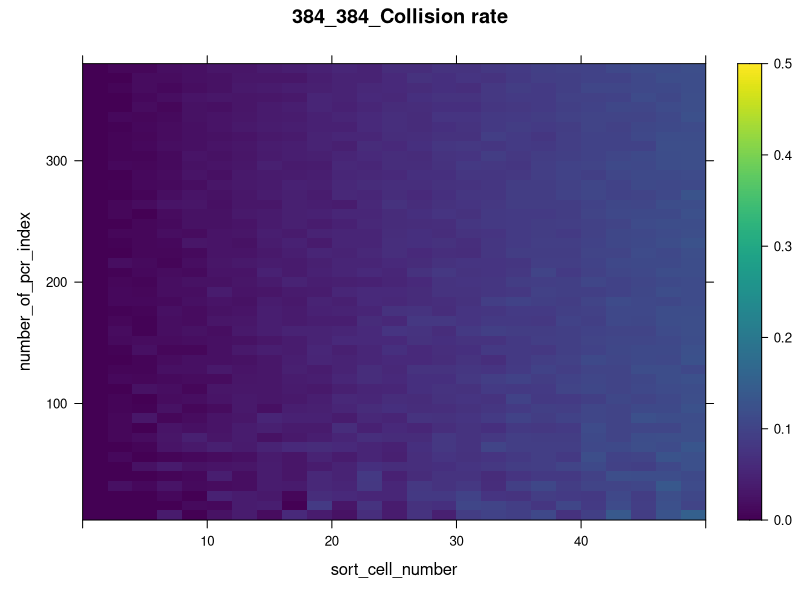
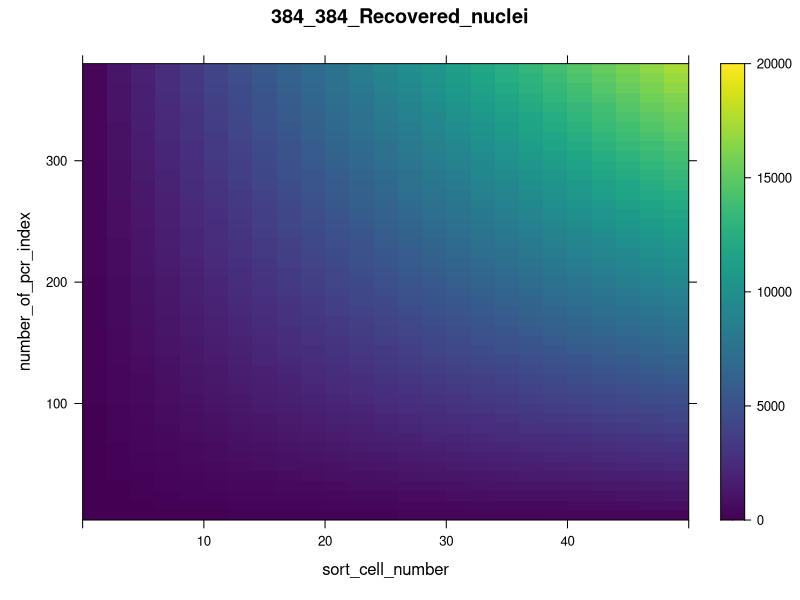
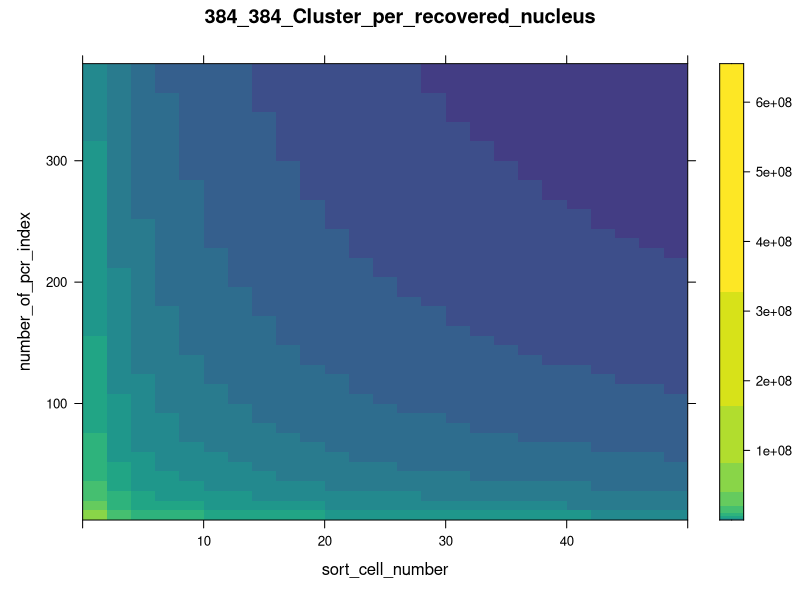
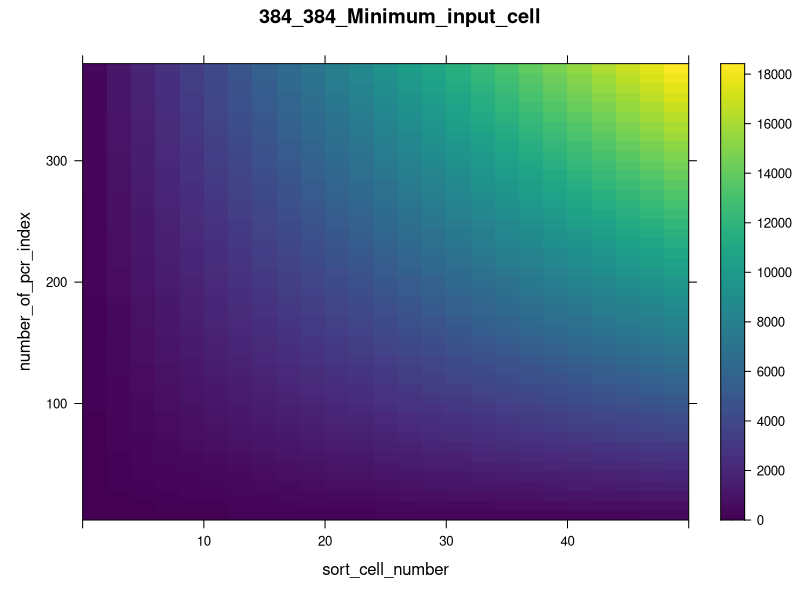
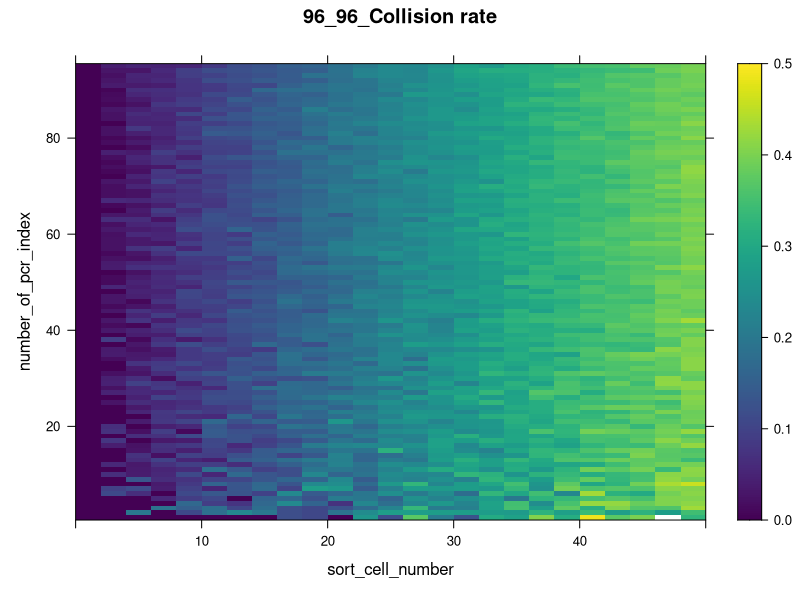
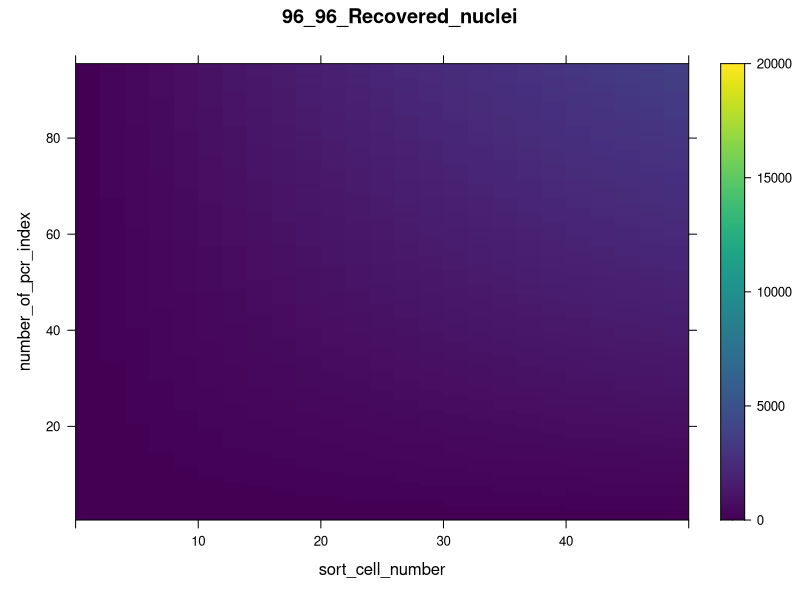
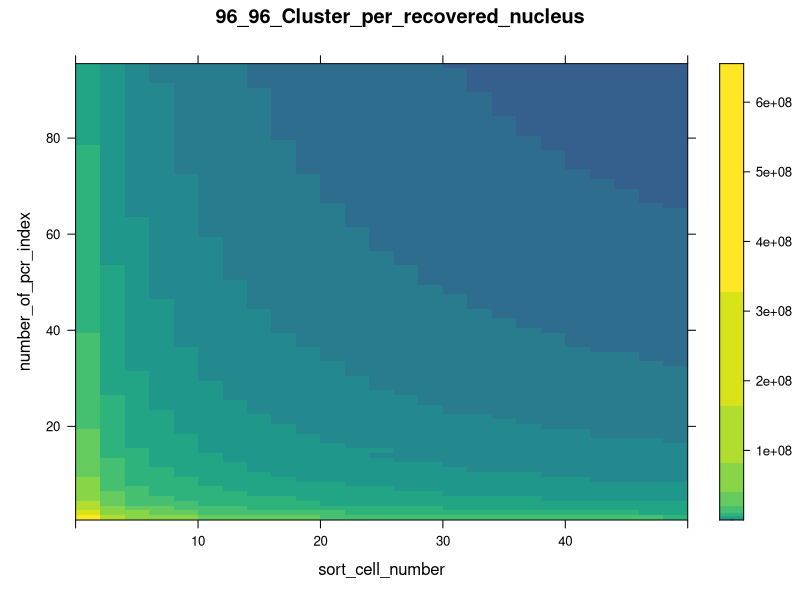
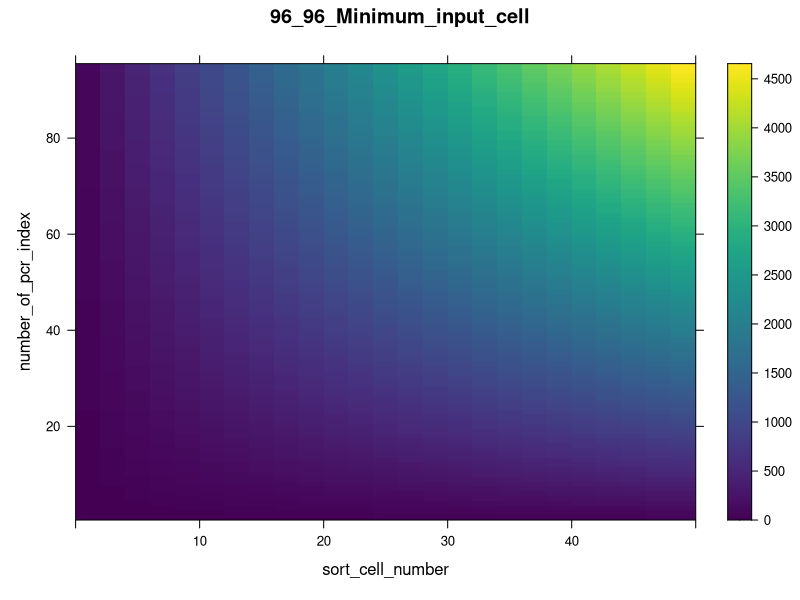

R code for these plots, in order:
## ---- chunk 1
library(dplyr)
library(lattice)
library(readr)

## ---- chunk 2
library(viridisLite)
coul <- viridis(200)

simulation_result <- read_csv("384_384_simulation_result.csv")
sim.df <- as.data.frame(simulation_result)

min.z <- 0
# max.z <- max(sim.df$collision_rate)
max.z <-0.5
steps <- seq(min.z,max.z,max.z/200)
collision_384 <- levelplot(sim.df$collision_rate ~ sim.df$sort_cell_number*sim.df$number_of_pcr_index ,
          xlab = "sort_cell_number",
          ylab = "number_of_pcr_index",
          main="384_384_Collision rate",
          at = steps,
          col.regions = coul)

min.z <- 0
# max.z <- max(sim.df$recovered_barcode)
max.z <-20000
steps <- seq(min.z,max.z,max.z/200)
recoverd_384 <- levelplot(sim.df$recovered_barcode ~ sim.df$sort_cell_number*sim.df$number_of_pcr_index ,
          xlab = "sort_cell_number",
          ylab = "number_of_pcr_index",
          main="384_384_Recovered_nuclei",
          at = steps,
          col.regions = coul)

min.z <- 0
max.z <- max(sim.df$cluster_per_nucleus)
steps <- c(10,1000,10000,20000,40000,80000,160000,320000,640000,1280000,2560000,5120000,10240000,20480000,40960000,81920000,163840000,327680000,655360000)
cluster_384 <- levelplot(sim.df$cluster_per_nucleus ~ sim.df$sort_cell_number*sim.df$number_of_pcr_index ,
          xlab = "sort_cell_number",
          ylab = "number_of_pcr_index",
          main="384_384_Cluster_per_recovered_nucleus",
          at = steps,
          col.regions = coul)

min.z <- 0
max.z <- max(sim.df$total_nuclei)
steps <- seq(min.z,max.z,max.z/200)
min_cell_384 <- levelplot(sim.df$total_nuclei ~ sim.df$sort_cell_number*sim.df$number_of_pcr_index ,
          xlab = "sort_cell_number",
          ylab = "number_of_pcr_index",
          main="384_384_Minimum_input_cell",
          at = steps,
          col.regions = coul)

collision_384
recoverd_384
cluster_384
min_cell_384
## ---- chunk 3
simulation_result <- read_csv("96_96_simulation_result.csv")
sim.df <- as.data.frame(simulation_result)
min.z <- 0
# max.z <- max(sim.df$collision_rate)
max.z <-0.5
steps <- seq(min.z,max.z,max.z/200)
collision_96 <- levelplot(sim.df$collision_rate ~ sim.df$sort_cell_number*sim.df$number_of_pcr_index ,
          xlab = "sort_cell_number",
          ylab = "number_of_pcr_index",
          main="96_96_Collision rate",
          at = steps,
          col.regions = coul)

min.z <- 0
# max.z <- max(sim.df$recovered_barcode)
max.z <-20000
steps <- seq(min.z,max.z,max.z/200)
recoverd_96 <- levelplot(sim.df$recovered_barcode ~ sim.df$sort_cell_number*sim.df$number_of_pcr_index ,
          xlab = "sort_cell_number",
          ylab = "number_of_pcr_index",
          main="96_96_Recovered_nuclei",
          at = steps,
          col.regions = coul)

min.z <- 0
max.z <- max(sim.df$cluster_per_nucleus)
steps <- c(10,1000,10000,20000,40000,80000,160000,320000,640000,1280000,2560000,5120000,10240000,20480000,40960000,81920000,163840000,327680000,655360000)
cluster_96 <- levelplot(sim.df$cluster_per_nucleus ~ sim.df$sort_cell_number*sim.df$number_of_pcr_index ,
          xlab = "sort_cell_number",
          ylab = "number_of_pcr_index",
          main="96_96_Cluster_per_recovered_nucleus",
          at = steps,
          col.regions = coul)

min.z <- 0
max.z <- max(sim.df$total_nuclei)
steps <- seq(min.z,max.z,max.z/200)
min_cell_96 <- levelplot(sim.df$total_nuclei ~ sim.df$sort_cell_number*sim.df$number_of_pcr_index ,
          xlab = "sort_cell_number",
          ylab = "number_of_pcr_index",
          main="96_96_Minimum_input_cell",
          at = steps,
          col.regions = coul)

collision_96
recoverd_96
cluster_96
min_cell_96
